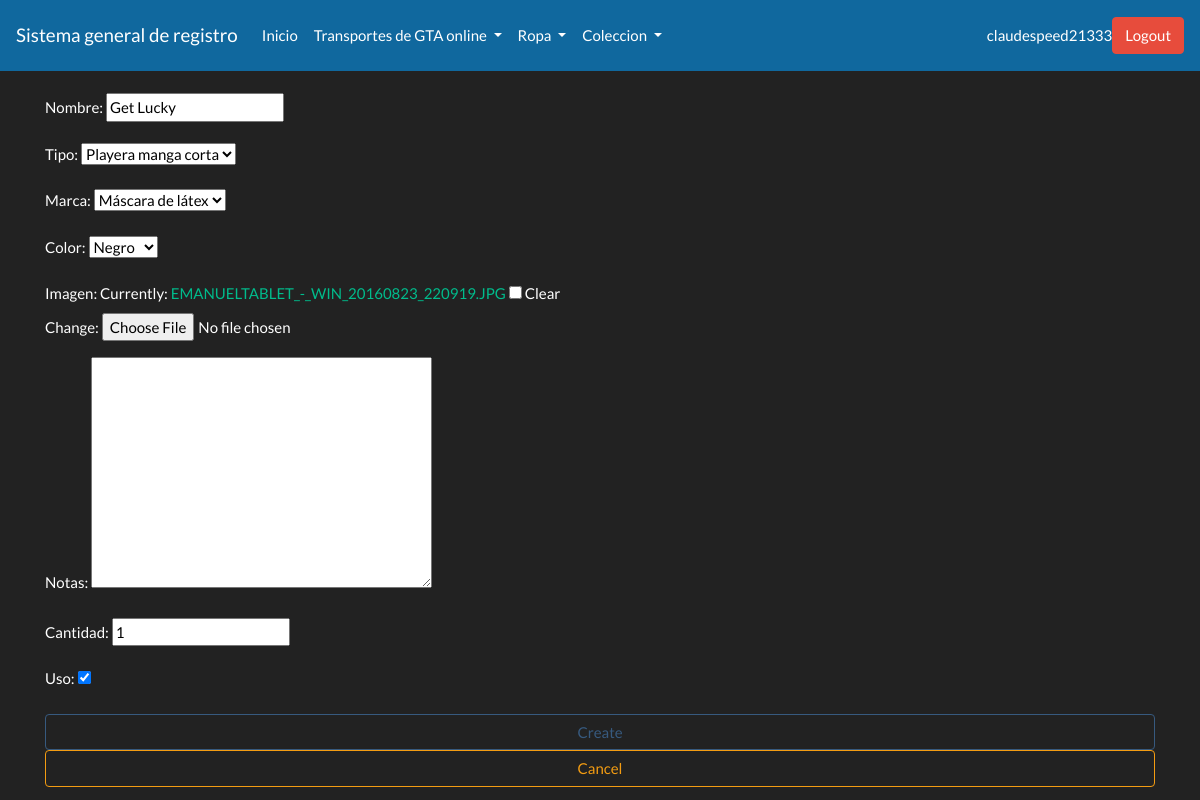
Page /closet/updateprenda/1 (signed in) on the committed database.
### prendas/models.py (models this page shows, shortened)
class prenda(models.Model):
    nombre = models.CharField(max_length=50)
    tipo=models.ForeignKey(tipoprenda, on_delete=models.CASCADE)
    marca=models.ForeignKey(tipomarca, on_delete=models.CASCADE)
    color = models.ForeignKey(tipocolor,on_delete=models.CASCADE)
    imagen = models.ImageField(blank = True)
    fecha_registro = models.DateField(auto_now_add=True)
    notas = models.TextField(blank= True)
    cantidad = models.IntegerField(validators=[MaxValueValidator(100000,'Debe ser menor de 100,000'),MinValueValidator(1,'Debe haber al menos 1')])
    uso = models.BooleanField(default=True)
    usuario = models.ForeignKey(settings.AUTH_USER_MODEL, on_delete=models.CASCADE)

class tipoprenda(models.Model):
    tipo = models.CharField(max_length=50)
    usuario = models.ForeignKey(settings.AUTH_USER_MODEL, on_delete=models.CASCADE)
    def __str__(self):
        return self.tipo

class tipomarca (models.Model):
    marca = models.CharField(max_length=50)
    usuario = models.ForeignKey(settings.AUTH_USER_MODEL, on_delete=models.CASCADE)
    def __str__(self):
        return self.marca

class tipocolor (models.Model):
    color = models.CharField(max_length=50)
    ejemplo = ColorField(_('color'), default='#FFFF00')
    usuario = models.ForeignKey(settings.AUTH_USER_MODEL, on_delete=models.CASCADE)
    def __str__(self):
        return self.color

### prendas/views.py (the view)
# urls.py: path('updateprenda/<int:pk>',views.prendaUpdate.as_view(), name="prendaupdate"),
@method_decorator(login_required , name = "dispatch")
class prendaUpdate(generic.UpdateView):
	template_name = "prendas/update.html"
	model = prenda
	form_class = prendaform
	success_url = reverse_lazy("prendalist")
	def get_form_kwargs(self):
		kwargs = super().get_form_kwargs()
		kwargs.update({'request': self.request})
		return kwargs

### prendas/forms.py
class prendaform (forms.ModelForm):
    def __init__(self, request, *args, **kwargs):
        super(prendaform, self).__init__(*args, **kwargs)
        self.fields['tipo'].queryset =  tipoprenda.objects.filter(usuario=request.user)
        self.fields['marca'].queryset =  tipomarca.objects.filter(usuario=request.user)
        self.fields['color'].queryset =  tipocolor.objects.filter(usuario=request.user)
    class Meta:
        imagen = CameraImageField(aspect_ratio=Fraction(16, 9))
        model = prenda
        fields = [
            "nombre","tipo","marca","color","imagen","notas","cantidad","uso"
        ]
        widget ={
            "imagen" : CameraImageField(aspect_ratio=Fraction(16, 9))
        }

### templates/prendas/update.html (shortened to what this page needs)
{% extends "base.html" %}
{% block content %}
<form class="form" method="POST" enctype="multipart/form-data">
{{form.as_p}}
<button type="submit" class="btn btn-outline-primary form-control">Create</button>
<button type="reset" class="btn btn-outline-warning form-control">Cancel</button>
</form>
{%endblock%}

### templates/navbar.html (shortened to what this page needs)
<div>
    <nav class="navbar  navbar-expand-lg navbar-light" style="background-color: #10689e;">
      <a class="navbar-brand" href="#">Sistema general de registro</a>
      <div class="collapse navbar-collapse" id="navbarSupportedContent">
        <ul class="navbar-nav mr-auto">
          <li class="nav-item">
            <a class="nav-link" href="{% url 'login' %}">Inicio</span></a>
          </li>
          {% if request.user.is_authenticated %}
          <li class="nav-item dropdown">
            <a class="nav-link dropdown-toggle" href="#" id="navbarDropdown" role="button" data-toggle="dropdown" aria-haspopup="true" aria-expanded="false">
              Transportes de GTA online
            </a>
          </li>
          <li class="nav-item dropdown">
            <a class="nav-link dropdown-toggle" href="#" id="navbarDropdown" role="button" data-toggle="dropdown" aria-haspopup="true" aria-expanded="false">
              Ropa
            </a>
          </li>
          <li class="nav-item dropdown">
            <a class="nav-link dropdown-toggle" href="#" id="navbarDropdown" role="button" data-toggle="dropdown" aria-haspopup="true" aria-expanded="false">
              Coleccion
            </a>
          </li>
          {%endif%}
        </ul>
        {% if request.user.is_authenticated %}
        <letra1>{{request.user}}</letra1>
        <a  class="btn btn-danger" href="{% url 'logout' %}" role="button">Logout </a>
        {%else%}
        <a class="btn btn-primary" href="{% url 'signup'%}" role="button">SignUp</a>
        <a class="btn btn-secondary" href="{% url 'login'%}" role="button">Login</a>
        {%endif%}
      </div>
    </nav>
    </div>

### rows in the picture
prenda: nombre "Get Lucky"
tipoprenda: tipo "Playera manga corta"
tipomarca: marca "Máscara de látex"
tipocolor: color "Negro"

### other values in the picture
{{ request.user }} "claudespeed21333"
